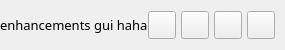
           <widget class="QFrame" name="contentTopBg">
            <property name="minimumSize">
             <size>
              <width>0</width>
              <height>50</height>
             </size>
            </property>
            <property name="maximumSize">
             <size>
              <width>16777215</width>
              <height>50</height>
             </size>
            </property>
            <property name="frameShape">
             <enum>QFrame::NoFrame</enum>
            </property>
            <property name="frameShadow">
             <enum>QFrame::Raised</enum>
            </property>
            <layout class="QHBoxLayout" name="horizontalLayout">
             <property name="spacing">
              <number>0</number>
             </property>
             <property name="leftMargin">
              <number>0</number>
             </property>
             <property name="topMargin">
              <number>0</number>
             </property>
             <property name="rightMargin">
              <number>10</number>
             </property>
             <property name="bottomMargin">
              <number>0</number>
             </property>
             <item>
              <widget class="QFrame" name="leftBox">
               <property name="sizePolicy">
                <sizepolicy hsizetype="Expanding" vsizetype="Preferred">
                 <horstretch>0</horstretch>
                 <verstretch>0</verstretch>
                </sizepolicy>
               </property>
               <property name="frameShape">
                <enum>QFrame::NoFrame</enum>
               </property>
               <property name="frameShadow">
                <enum>QFrame::Raised</enum>
               </property>
               <layout class="QHBoxLayout" name="horizontalLayout_3">
                <property name="spacing">
                 <number>0</number>
                </property>
                <property name="leftMargin">
                 <number>0</number>
                </property>
                <property name="topMargin">
                 <number>0</number>
                </property>
                <property name="rightMargin">
                 <number>0</number>
                </property>
                <property name="bottomMargin">
                 <number>0</number>
                </property>
                <item>
                 <widget class="QLabel" name="titleRightInfo">
                  <property name="sizePolicy">
                   <sizepolicy hsizetype="Preferred" vsizetype="Expanding">
                    <horstretch>0</horstretch>
                    <verstretch>0</verstretch>
                   </sizepolicy>
                  </property>
                  <property name="maximumSize">
                   <size>
                    <width>16777215</width>
                    <height>45</height>
                   </size>
                  </property>
                  <property name="font">
                   <font>
                    <family>Gotham</family>
                    <pointsize>10</pointsize>
                    <italic>false</italic>
                    <bold>false</bold>
                   </font>
                  </property>
                  <property name="text">
                   <string>enhancements gui haha</string>
                  </property>
                  <property name="alignment">
                   <set>Qt::AlignLeading|Qt::AlignLeft|Qt::AlignVCenter</set>
                  </property>
                 </widget>
                </item>
               </layout>
              </widget>
             </item>
             <item alignment="Qt::AlignRight">
              <widget class="QFrame" name="rightButtons">
               <property name="minimumSize">
                <size>
                 <width>0</width>
                 <height>28</height>
                </size>
               </property>
               <property name="frameShape">
                <enum>QFrame::NoFrame</enum>
               </property>
               <property name="frameShadow">
                <enum>QFrame::Raised</enum>
               </property>
               <layout class="QHBoxLayout" name="horizontalLayout_2">
                <property name="spacing">
                 <number>5</number>
                </property>
                <property name="leftMargin">
                 <number>0</number>
                </property>
                <property name="topMargin">
                 <number>0</number>
                </property>
                <property name="rightMargin">
                 <number>0</number>
                </property>
                <property name="bottomMargin">
                 <number>0</number>
                </property>
                <item>
                 <widget class="QPushButton" name="settingsTopBtn">
                  <property name="minimumSize">
                   <size>
                    <width>28</width>
                    <height>28</height>
                   </size>
                  </property>
                  <property name="maximumSize">
                   <size>
                    <width>28</width>
                    <height>28</height>
                   </size>
                  </property>
                  <property name="cursor">
                   <cursorShape>PointingHandCursor</cursorShape>
                  </property>
                  <property name="toolTip">
                   <string>Settings</string>
                  </property>
                  <property name="text">
                   <string/>
                  </property>
                  <property name="icon">
                   <iconset resource="resources.qrc">
                    <normaloff>:/icons/images/icons/icon_settings.png</normaloff>:/icons/images/icons/icon_settings.png</iconset>
                  </property>
                  <property name="iconSize">
                   <size>
                    <width>20</width>
                    <height>20</height>
                   </size>
                  </property>
                 </widget>
                </item>
                <item>
                 <widget class="QPushButton" name="minimizeAppBtn">
                  <property name="minimumSize">
                   <size>
                    <width>28</width>
                    <height>28</height>
                   </size>
                  </property>
                  <property name="maximumSize">
                   <size>
                    <width>28</width>
                    <height>28</height>
                   </size>
                  </property>
                  <property name="cursor">
                   <cursorShape>PointingHandCursor</cursorShape>
                  </property>
                  <property name="toolTip">
                   <string>Minimize</string>
                  </property>
                  <property name="text">
                   <string/>
                  </property>
                  <property name="icon">
                   <iconset resource="resources.qrc">
                    <normaloff>:/icons/images/icons/icon_minimize.png</normaloff>:/icons/images/icons/icon_minimize.png</iconset>
                  </property>
                  <property name="iconSize">
                   <size>
                    <width>20</width>
                    <height>20</height>
                   </size>
                  </property>
                 </widget>
                </item>
                <item>
                 <widget class="QPushButton" name="maximizeRestoreAppBtn">
                  <property name="minimumSize">
                   <size>
                    <width>28</width>
                    <height>28</height>
                   </size>
                  </property>
                  <property name="maximumSize">
                   <size>
                    <width>28</width>
                    <height>28</height>
                   </size>
                  </property>
                  <property name="font">
                   <font>
                    <family>Gotham</family>
                    <pointsize>10</pointsize>
                    <italic>false</italic>
                    <bold>false</bold>
                    <stylestrategy>PreferDefault</stylestrategy>
                   </font>
                  </property>
                  <property name="cursor">
                   <cursorShape>PointingHandCursor</cursorShape>
                  </property>
                  <property name="toolTip">
                   <string>Maximize</string>
                  </property>
                  <property name="text">
                   <string/>
                  </property>
                  <property name="icon">
                   <iconset resource="resources.qrc">
                    <normaloff>:/icons/images/icons/icon_maximize.png</normaloff>:/icons/images/icons/icon_maximize.png</iconset>
                  </property>
                  <property name="iconSize">
                   <size>
                    <width>20</width>
                    <height>20</height>
                   </size>
                  </property>
                 </widget>
                </item>
                <item>
                 <widget class="QPushButton" name="closeAppBtn">
                  <property name="minimumSize">
                   <size>
                    <width>28</width>
                    <height>28</height>
                   </size>
                  </property>
                  <property name="maximumSize">
                   <size>
                    <width>28</width>
                    <height>28</height>
                   </size>
                  </property>
                  <property name="cursor">
                   <cursorShape>PointingHandCursor</cursorShape>
                  </property>
                  <property name="toolTip">
                   <string>Close</string>
                  </property>
                  <property name="text">
                   <string/>
                  </property>
                  <property name="icon">
                   <iconset resource="resources.qrc">
                    <normaloff>:/icons/images/icons/icon_close.png</normaloff>:/icons/images/icons/icon_close.png</iconset>
                  </property>
                  <property name="iconSize">
                   <size>
                    <width>20</width>
                    <height>20</height>
                   </size>
                  </property>
                 </widget>
                </item>
               </layout>
              </widget>
             </item>
            </layout>
           </widget>
